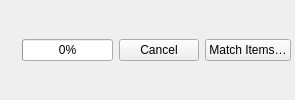
<?xml version="1.0" encoding="UTF-8"?>
<ui version="4.0">
 <class>media_source_status</class>
 <widget class="QWidget" name="media_source_status">
  <property name="sizePolicy">
   <sizepolicy hsizetype="Expanding" vsizetype="Expanding">
    <horstretch>0</horstretch>
    <verstretch>0</verstretch>
   </sizepolicy>
  </property>
  <layout class="QHBoxLayout" name="layout_status">
   <property name="leftMargin"><number>9</number></property><property name="topMargin"><number>0</number></property>
   <property name="rightMargin"><number>4</number></property><property name="bottomMargin"><number>0</number></property>
   <item alignment="Qt::AlignmentFlag::AlignVCenter"><widget class="QLabel" name="label_status"><property name="text"><string/></property><property name="alignment"><set>Qt::AlignmentFlag::AlignLeading|Qt::AlignmentFlag::AlignLeft|Qt::AlignmentFlag::AlignVCenter</set></property></widget></item>
   <item alignment="Qt::AlignmentFlag::AlignVCenter"><widget class="QProgressBar" name="progress_source"><property name="minimumWidth"><number>140</number></property><property name="maximumWidth"><number>240</number></property><property name="value"><number>0</number></property></widget></item>
   <item alignment="Qt::AlignmentFlag::AlignVCenter"><widget class="QPushButton" name="button_cancel"><property name="text"><string>Cancel</string></property><property name="autoDefault"><bool>false</bool></property></widget></item>
   <item alignment="Qt::AlignmentFlag::AlignVCenter"><widget class="QPushButton" name="button_link"><property name="toolTip"><string>Match files to metadata items</string></property><property name="text"><string>Match Items…</string></property><property name="autoDefault"><bool>false</bool></property></widget></item>
  </layout>
 </widget><resources/><connections/>
</ui>
